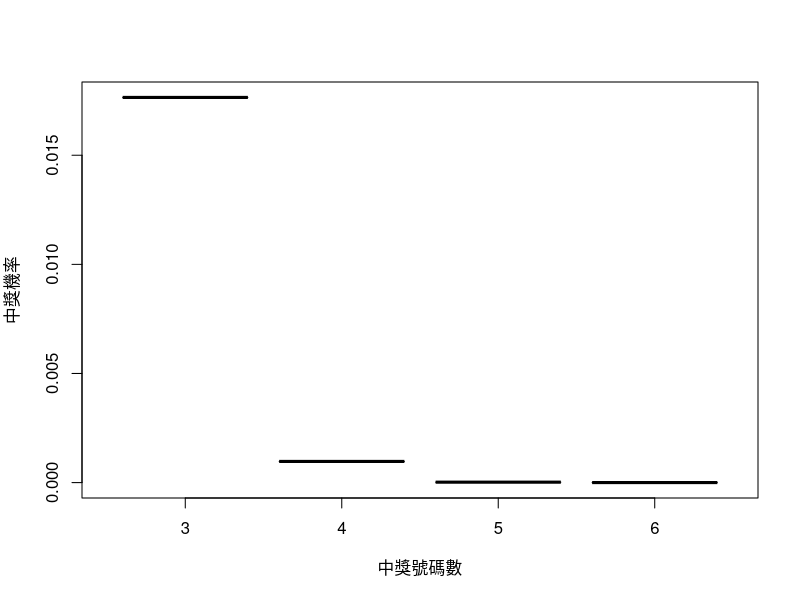

The R script that drew this image: (Note: this script raises an error after producing the figure.)
## ---- chunk 1
y = choose(6,3:6)*choose(49-6,6-(3:6))/(choose(49,6))
x = as.factor(3:6)
plot( y~x, xlab = "中獎號碼數", ylab="中獎機率")
## ---- chunk 2
knitr::include_graphics("images/unit03_bernoulli_001.png")
## ---- chunk 3
knitr::include_graphics("images/unit03_binomial_001.png")
## ---- chunk 4
knitr::include_graphics("images/unit03_normal_001.png")
## ---- chunk 5
knitr::include_graphics("images/unit03_normal_002.png")
